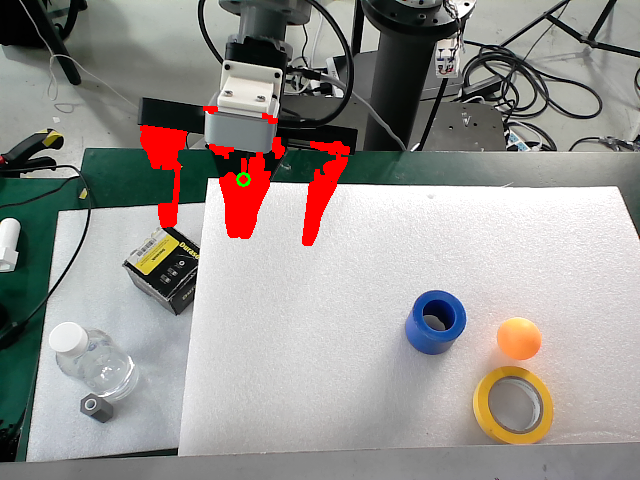
#> input picture robojev/calibration/top_calib_debug/p00.png, 640 x 480 px
$ python -i color_detector.py   (imports and definitions only)
#> lines starting #> are read from the running program, lines starting #| are printed output that depends on the picture; after the words box and inside, x2 and y2 are one past the last pixel; in counts of white or black regions, pixels touching at a corner belong together
#> further down, picture is the input picture: shape (480, 640, 3); mean B, G, R 143.2, 146.6, 150.3
#> in detect, `hsv = cv2.cvtColor(image, cv2.COLOR_BGR2HSV)`: hsv: shape (480, 640, 3); mean H, S, V 51.4, 37, 156.1
### robojev/detector.py
"""YOLO 目标检测。只做一件事：给一帧图和几个想要的类名，返回框。

**为什么默认不是最小的 yolo11n。**
2026-09-23 在本机俯视工作台的实拍图上量过（画面里有一个水瓶）：

    模型        水瓶 conf   单帧耗时   结果
    yolo11n       0.07       30 ms    认不出来，还把它误检成 cup(0.13)
    yolo11s       0.48       45 ms    能用
    yolo11m       0.75       84 ms    很稳

差别不是阈值调得对不对 —— 把 conf 压到 0.01，n 给出的最高分仍然是错的那个 cup。
原因是 COCO 的训练图基本是平视角，**俯视桌面是分布外**，小模型先垮。

闭环周期是 100 ms，45 ms 和 84 ms 都放得下，所以没有理由为了省 15 ms 用一个
认不出目标的模型。要更稳就换 `yolo11m`。真要认 COCO 以外的东西（比如真正的
盘子，见 `parser.py`），只能自己标数据微调。
"""

from __future__ import annotations

import logging
from dataclasses import dataclass
from typing import Dict, List, Optional, Sequence

import numpy as np

logger = logging.getLogger(__name__)

MODEL = "yolo11s.pt"


@dataclass
class Detection:
    cls_name: str
    conf: float
    xyxy: np.ndarray            # (4,) float，像素

    # [15 lines left out: functions centre, bottom_centre, not called in this run]

    @property
    def area(self) -> float:
        x0, y0, x1, y1 = self.xyxy
        return max(0.0, x1 - x0) * max(0.0, y1 - y0)


class Detector:
    # [8 lines left out: function __init__, not called in this run]

    @property
    def class_names(self) -> List[str]:
        return list(self.names.values())

    # [34 lines left out: functions detect, best, not called in this run]

### robojev/color_detector.py
"""按颜色找目标。给 YOLO 认不出来的东西用。

`detector.py` 那套是 COCO 80 类，桌面上大量东西不在里面 —— 胶带卷、积木、
零件、任何自制的标定块。「蓝色圆柱体」就是一个例子：COCO 里没有 cylinder，
也没有 tape，YOLO 再大也变不出这个类。

对这类目标，颜色分割比检测网络**更可靠**，不是将就：
  - 不需要训练数据，也不需要微调
  - 在固定光照的工作台上，一个 HSV 区间就能稳定分出来
  - 单帧 1~2 ms，比 yolo11s 的 45 ms 快一个量级
代价是它只认颜色 —— 场上有第二个同色物体就会混，所以下面按面积和圆度筛，
并且把所有候选都返回，让上层决定（而不是偷偷挑一个）。

输出的是 `detector.Detection`，和 YOLO 那条路完全同构，`localizer` 不用改。
"""

from __future__ import annotations

import logging
from dataclasses import dataclass
from typing import List, Optional, Tuple

import numpy as np

from .detector import Detection

logger = logging.getLogger(__name__)


@dataclass
class ColorSpec:
    """一个颜色的 HSV 区间。OpenCV 的 H 是 0..179，不是 0..359。"""

    name: str
    h_lo: int
    h_hi: int
    s_lo: int = 80
    s_hi: int = 255
    v_lo: int = 40
    v_hi: int = 255

    def mask(self, hsv: np.ndarray) -> np.ndarray:
        import cv2

        if self.h_lo <= self.h_hi:
            return cv2.inRange(hsv, (self.h_lo, self.s_lo, self.v_lo),
                               (self.h_hi, self.s_hi, self.v_hi))
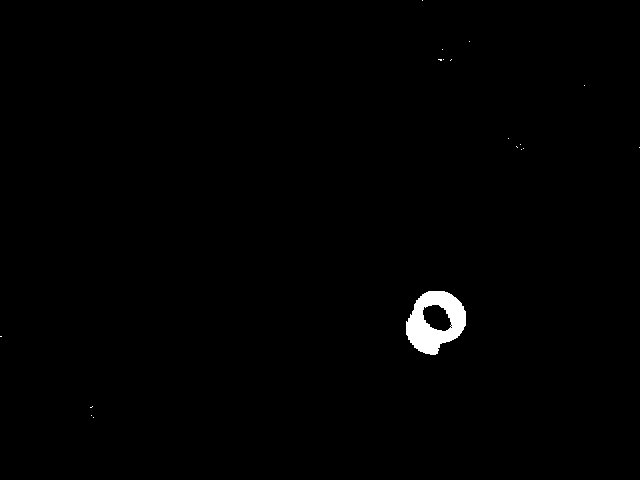
#> returned value: shape (480, 640); 0.75% white; 18 white regions (17 under 20 px), largest, box (x1, y1, x2, y2) and area: (406, 291, 466, 355) 2264
        # 红色跨 0 度，要拆成两段再并起来。
        a = cv2.inRange(hsv, (self.h_lo, self.s_lo, self.v_lo), (179, self.s_hi, self.v_hi))
        b = cv2.inRange(hsv, (0, self.s_lo, self.v_lo), (self.h_hi, self.s_hi, self.v_hi))
        return cv2.bitwise_or(a, b)


# 常用颜色。这些区间是通用起点，**在你自己的光照下要用 --tune 复核**：
# 工作台的白泡沫板反光会把 V 拉高、把 S 压低，日光灯和 LED 的色温也会挪 H。
PRESETS = {
    # 蓝：H 100~130 覆盖从青蓝到蓝紫。S 下限抬到 90 是为了把灰色/黑色的
    # 阴影排除掉 —— 低饱和的暗区在 HSV 里 H 是噪声，什么颜色都可能命中。
    "blue": ColorSpec("blue", 100, 130, s_lo=90, v_lo=50),
    "yellow": ColorSpec("yellow", 20, 35, s_lo=90, v_lo=80),
    "green": ColorSpec("green", 40, 85, s_lo=70, v_lo=50),
    "red": ColorSpec("red", 170, 10, s_lo=90, v_lo=50),      # 跨 0 度
    "orange": ColorSpec("orange", 10, 20, s_lo=110, v_lo=80),
}


class ColorDetector:
    """按颜色找连通块，返回和 YOLO 同构的 Detection。"""

    def __init__(self, spec: ColorSpec | str = "blue",
                 min_area_px: int = 300, max_area_px: int = 120_000,
                 min_circularity: float = 0.0, open_px: int = 5, close_px: int = 7):
        self.spec = PRESETS[spec] if isinstance(spec, str) else spec
        self.min_area = min_area_px
        self.max_area = max_area_px
        self.min_circularity = min_circularity
        self.open_px = open_px
        self.close_px = close_px

    def detect(self, image: np.ndarray, keep=None) -> List[Detection]:
        """`keep` 只为和 detector.Detector 接口一致，这里忽略。"""
        import cv2

        hsv = cv2.cvtColor(image, cv2.COLOR_BGR2HSV)
        m = self.spec.mask(hsv)

        # 先开后闭：开运算去掉零星噪点（桌面上的蓝色反光、远处的蓝色杂物边缘），
        # 闭运算把物体内部的高光空洞填上 —— 胶带卷中间那圈反光会把一个物体
        # 切成两个连通块，不闭上的话面积和中心都是错的。
        if self.open_px > 0:
            k = cv2.getStructuringElement(cv2.MORPH_ELLIPSE, (self.open_px, self.open_px))
            m = cv2.morphologyEx(m, cv2.MORPH_OPEN, k)
#> m: shape (480, 640); 0.73% white; 1 white region, box (x1, y1, x2, y2) and area: (406, 291, 466, 355) 2255
        if self.close_px > 0:
            k = cv2.getStructuringElement(cv2.MORPH_ELLIPSE, (self.close_px, self.close_px))
            m = cv2.morphologyEx(m, cv2.MORPH_CLOSE, k)
#> m: shape (480, 640); 0.74% white; 1 white region

        cnts, _ = cv2.findContours(m, cv2.RETR_EXTERNAL, cv2.CHAIN_APPROX_SIMPLE)
#> cnts = 1 contour; box (x1, y1, x2, y2) and area: (406, 291, 466, 355) 2710
        out: List[Detection] = []
        for c in cnts:
            area = float(cv2.contourArea(c))
            if not (self.min_area <= area <= self.max_area):
                continue
            peri = float(cv2.arcLength(c, True))
            circ = 4 * np.pi * area / (peri * peri) if peri > 0 else 0.0
            if circ < self.min_circularity:
                continue
            x, y, w, h = cv2.boundingRect(c)
            # conf 用「轮廓面积 / 外接框面积」的填充率：一个实心圆柱俯视接近 0.79
            # （π/4），一条细长的反光条会低得多。这不是概率，只是个可比较的分数，
            # 命名沿用 Detection.conf 是为了接口一致。
            fill = area / max(w * h, 1)
            out.append(Detection(cls_name=self.spec.name, conf=float(fill),
                                 xyxy=np.array([x, y, x + w, y + h], dtype=np.float64)))
#> this loop made 1 pass
#> (area, peri, circ, x, y, w, h, fill) on pass 1: (2710.5, 203.6, 0.822, 406, 291, 60, 64, 0.706)
#> after the loop, out = 1 item
        out.sort(key=lambda d: -d.area)
        return out

    def debug_mask(self, image: np.ndarray) -> np.ndarray:
        import cv2

        return self.spec.mask(cv2.cvtColor(image, cv2.COLOR_BGR2HSV))

    @staticmethod
    def best(dets, cls_name=None) -> Optional[Detection]:
        """面积最大的那个。同色多目标时这是最不容易错的选法 ——
        小的那些通常是反光、边缘和背景里的同色杂物。"""
        return dets[0] if dets else None

>>> import cv2
>>> picture = cv2.imread('calibration/top_calib_debug/p00.png')
>>> result = ColorDetector().detect(picture)
#> result = 1 item
